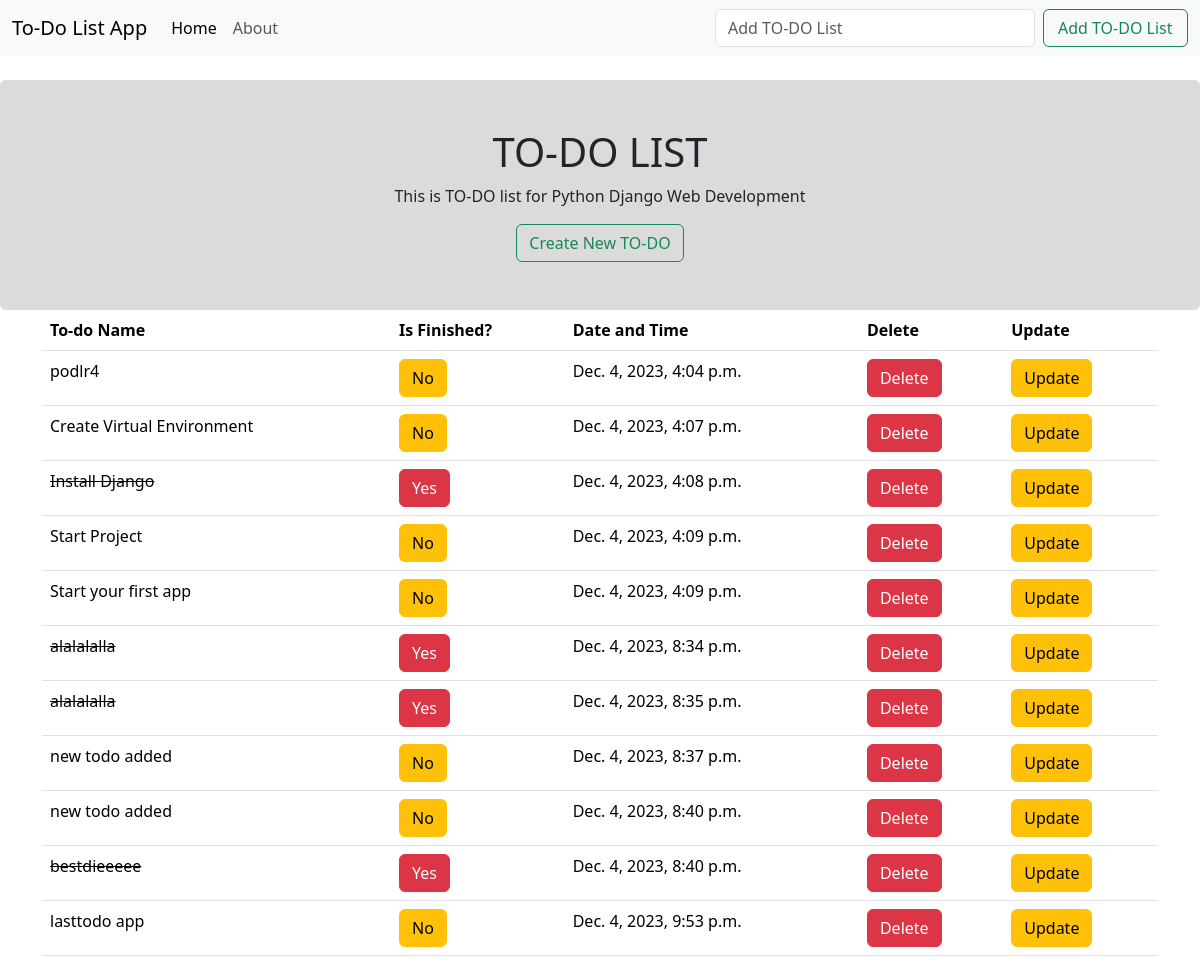
The page / on the database its author committed.
### todo_app/models.py (models this page shows, shortened)
class Todos(models.Model):
    title = models.CharField(max_length=100)
    description = models.TextField(max_length=1000,blank=True)
    finished = models.BooleanField(default=False)
    date = models.DateTimeField(default=datetime.now,blank=True)

### todo_app/views.py (the view)
# urls.py: path('',views.index,name="index"),
def index(request):
    if request.method == "POST":
        form = ListForm(request.POST or None)
        if form.is_valid:
           form.save()
           todo_list = Todos.objects.all()
        return render(request,"todo_app/index.html",{'todo_list':todo_list})
    else:
        todo_list = Todos.objects.all()
        return render(request,"todo_app/index.html",{'todo_list':todo_list})

### templates/todo_app/index.html
{% extends 'todo_app/base.html' %} {% block title %}Home Page{% endblock %} {% block content %}
<div class="mt-4 p-5 rounded text-center" style="background-color: #dbdbdb">
    <h1>TO-DO LIST</h1>
    <p>This is TO-DO list for Python Django Web Development</p>
    <a role="button" class="btn btn-outline-success" href="{% url 'create' %}">Create New TO-DO</a>
</div>
<div class="container">
    <table class="table">
        <thead>
            <tr>
                <th scope="col">To-do Name</th>
                <th scope="col">Is Finished?</th>
                <th scope="col">Date and Time</th>
                <th scope="col">Delete</th>
                <th scope="col">Update</th>
            </tr>
        </thead>
        <tbody>
            {% for todo in todo_list %} {% if todo.finished %}
            <tr>
                <td><del>{{ todo.title }}</del></td>
                <td><a class="btn btn-danger" role="button" href="{% url 'yes_finish' todo.id %}">Yes</a></td>
                <td>{{ todo.date }}</td>
                <td><a class="btn btn-danger" role="button" href="{% url 'delete' todo.id %}">Delete</a></td>
                <td><a class="btn btn-warning" role="button" href="{% url 'update' todo.id %}">Update</a></td>
            </tr>
            {% else %}
            <tr>
                <td>{{ todo.title }}</td>
                <td><a class="btn btn-warning" role="button" href="{% url 'no_finish' todo.id %}">No</a></td>
                <td>{{ todo.date }}</td>
                <td><a class="btn btn-danger" role="button" href="{% url 'delete' todo.id %}">Delete</a></td>
                <td><a class="btn btn-warning" role="button" href="{% url 'update' todo.id %}">Update</a></td>
            </tr>
            {% endif %} {% endfor %}
        </tbody>
    </table>
</div>
{% endblock %}

### templates/todo_app/base.html (shortened to what this page needs)
<!doctype html>
<html lang="en">
<head>
    <link href="https://cdn.jsdelivr.net/npm/bootstrap@5.3.2/dist/css/bootstrap.min.css" rel="stylesheet">
</head>
<body>
    <nav class="navbar navbar-expand-lg bg-body-tertiary">
        <div class="container-fluid">
            <a class="navbar-brand" href="{% url 'index' %}">To-Do List App</a>
            <div class="collapse navbar-collapse" id="navbarSupportedContent">
                <ul class="navbar-nav me-auto mb-2 mb-lg-0">
                    <li class="nav-item">
                        <a class="nav-link active" aria-current="page" href="{% url 'index' %}">Home</a>
                    </li>
                    <li class="nav-item">
                        <a class="nav-link" href="{% url 'about' %}">About</a>
                    </li>
                </ul>
                <form class="d-flex" role="search" method="post">
                    <input class="form-control me-2" type="text" placeholder="Add TO-DO List" name="title">
                    <button class="btn btn-outline-success" type="submit" style="width: 13rem;">Add TO-DO List</button>
                </form>
            </div>
        </div>
    </nav>
    {% block content %} {% endblock %}
</body>
</html>

### rows shown on the page
Todos: title "podlr4", date "Dec. 4, 2023, 4:04 p.m."
Todos: title "Create Virtual Environment", date "Dec. 4, 2023, 4:07 p.m."
Todos: title "Install Django", date "Dec. 4, 2023, 4:08 p.m."
Todos: title "Start Project", date "Dec. 4, 2023, 4:09 p.m."
Todos: title "Start your first app", date "Dec. 4, 2023, 4:09 p.m."
Todos: title "alalalalla", date "Dec. 4, 2023, 8:34 p.m."
Todos: title "alalalalla", date "Dec. 4, 2023, 8:35 p.m."
Todos: title "new todo added", date "Dec. 4, 2023, 8:37 p.m."
Todos: title "new todo added", date "Dec. 4, 2023, 8:40 p.m."
Todos: title "bestdieeeee", date "Dec. 4, 2023, 8:40 p.m."
Todos: title "lasttodo app", date "Dec. 4, 2023, 9:53 p.m."
